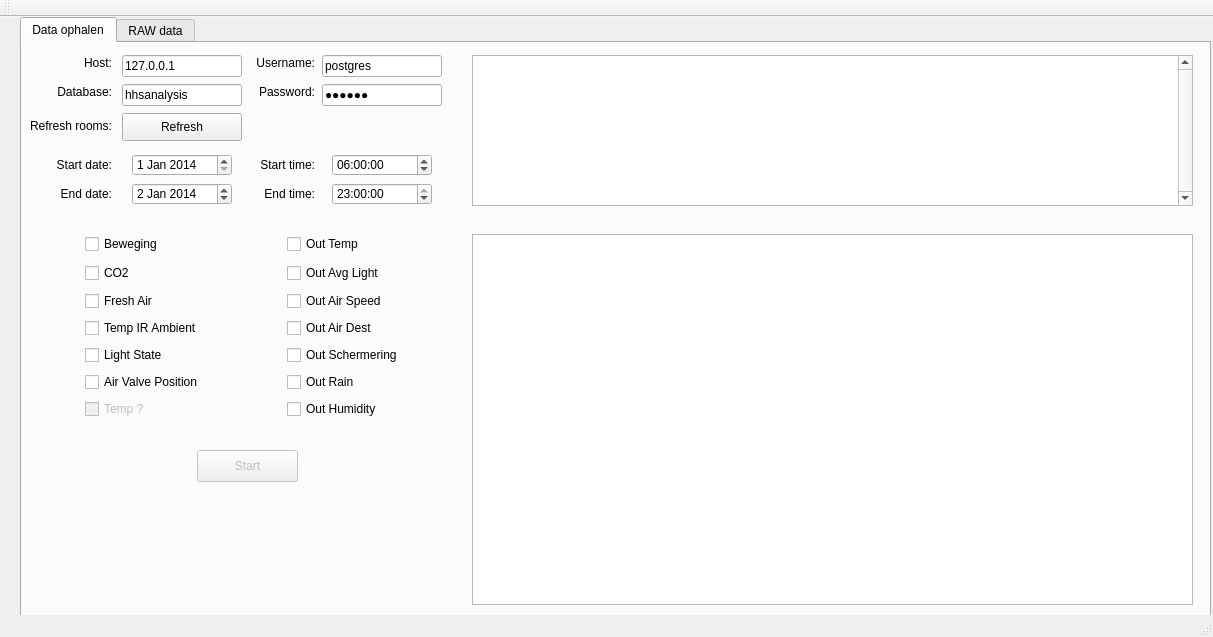
<?xml version="1.0" encoding="UTF-8"?>
<ui version="4.0">
 <class>MainWindow</class>
 <widget class="QMainWindow" name="MainWindow">
  <property name="geometry">
   <rect>
    <x>0</x>
    <y>0</y>
    <width>1213</width>
    <height>637</height>
   </rect>
  </property>
  <property name="sizePolicy">
   <sizepolicy hsizetype="Preferred" vsizetype="Preferred">
    <horstretch>0</horstretch>
    <verstretch>0</verstretch>
   </sizepolicy>
  </property>
  <property name="windowTitle">
   <string>MainWindow</string>
  </property>
  <widget class="QWidget" name="centralWidget">
   <widget class="QTabWidget" name="tabWidget">
    <property name="geometry">
     <rect>
      <x>20</x>
      <y>0</y>
      <width>1191</width>
      <height>615</height>
     </rect>
    </property>
    <property name="sizePolicy">
     <sizepolicy hsizetype="Expanding" vsizetype="Expanding">
      <horstretch>0</horstretch>
      <verstretch>0</verstretch>
     </sizepolicy>
    </property>
    <property name="minimumSize">
     <size>
      <width>1191</width>
      <height>615</height>
     </size>
    </property>
    <property name="maximumSize">
     <size>
      <width>781</width>
      <height>16777215</height>
     </size>
    </property>
    <property name="currentIndex">
     <number>0</number>
    </property>
    <widget class="QWidget" name="tab">
     <attribute name="title">
      <string>Data ophalen</string>
     </attribute>
     <widget class="QTextBrowser" name="logEntry">
      <property name="geometry">
       <rect>
        <x>450</x>
        <y>12</y>
        <width>721</width>
        <height>151</height>
       </rect>
      </property>
      <property name="sizePolicy">
       <sizepolicy hsizetype="Expanding" vsizetype="Expanding">
        <horstretch>0</horstretch>
        <verstretch>0</verstretch>
       </sizepolicy>
      </property>
      <property name="maximumSize">
       <size>
        <width>16777215</width>
        <height>800</height>
       </size>
      </property>
      <property name="verticalScrollBarPolicy">
       <enum>Qt::ScrollBarAlwaysOn</enum>
      </property>
      <property name="lineWrapMode">
       <enum>QTextEdit::NoWrap</enum>
      </property>
     </widget>
     <widget class="QTimeEdit" name="time_end">
      <property name="geometry">
       <rect>
        <x>310</x>
        <y>140</y>
        <width>100</width>
        <height>22</height>
       </rect>
      </property>
      <property name="dateTime">
       <datetime>
        <hour>23</hour>
        <minute>0</minute>
        <second>0</second>
        <year>2000</year>
        <month>1</month>
        <day>1</day>
       </datetime>
      </property>
      <property name="time">
       <time>
        <hour>23</hour>
        <minute>0</minute>
        <second>0</second>
       </time>
      </property>
     </widget>
     <widget class="QCheckBox" name="checkOutAirSpeed">
      <property name="geometry">
       <rect>
        <x>265</x>
        <y>248</y>
        <width>124</width>
        <height>20</height>
       </rect>
      </property>
      <property name="text">
       <string>Out Air Speed</string>
      </property>
     </widget>
     <widget class="QCheckBox" name="checkPres">
      <property name="geometry">
       <rect>
        <x>63</x>
        <y>191</y>
        <width>127</width>
        <height>20</height>
       </rect>
      </property>
      <property name="text">
       <string>Beweging</string>
      </property>
      <property name="checked">
       <bool>false</bool>
      </property>
     </widget>
     <widget class="QCheckBox" name="checkTemp">
      <property name="enabled">
       <bool>false</bool>
      </property>
      <property name="geometry">
       <rect>
        <x>63</x>
        <y>356</y>
        <width>127</width>
        <height>20</height>
       </rect>
      </property>
      <property name="text">
       <string>Temp ?</string>
      </property>
      <property name="checked">
       <bool>false</bool>
      </property>
     </widget>
     <widget class="QCheckBox" name="checkValve">
      <property name="geometry">
       <rect>
        <x>63</x>
        <y>329</y>
        <width>127</width>
        <height>20</height>
       </rect>
      </property>
      <property name="text">
       <string>Air Valve Position</string>
      </property>
     </widget>
     <widget class="QDateEdit" name="date_start">
      <property name="geometry">
       <rect>
        <x>110</x>
        <y>111</y>
        <width>100</width>
        <height>22</height>
       </rect>
      </property>
      <property name="dateTime">
       <datetime>
        <hour>0</hour>
        <minute>0</minute>
        <second>0</second>
        <year>2014</year>
        <month>1</month>
        <day>1</day>
       </datetime>
      </property>
      <property name="date">
       <date>
        <year>2014</year>
        <month>1</month>
        <day>1</day>
       </date>
      </property>
     </widget>
     <widget class="QLabel" name="Text_endtime">
      <property name="geometry">
       <rect>
        <x>230</x>
        <y>140</y>
        <width>63</width>
        <height>22</height>
       </rect>
      </property>
      <property name="text">
       <string>End time:</string>
      </property>
      <property name="alignment">
       <set>Qt::AlignRight|Qt::AlignTrailing|Qt::AlignVCenter</set>
      </property>
     </widget>
     <widget class="QLabel" name="Text_enddate">
      <property name="geometry">
       <rect>
        <x>-1</x>
        <y>140</y>
        <width>91</width>
        <height>22</height>
       </rect>
      </property>
      <property name="text">
       <string>End date:</string>
      </property>
      <property name="alignment">
       <set>Qt::AlignRight|Qt::AlignTrailing|Qt::AlignVCenter</set>
      </property>
     </widget>
     <widget class="QCheckBox" name="checkCO2">
      <property name="enabled">
       <bool>true</bool>
      </property>
      <property name="geometry">
       <rect>
        <x>63</x>
        <y>220</y>
        <width>127</width>
        <height>20</height>
       </rect>
      </property>
      <property name="text">
       <string>CO2</string>
      </property>
      <property name="checked">
       <bool>false</bool>
      </property>
     </widget>
     <widget class="QCheckBox" name="checkOutRain">
      <property name="geometry">
       <rect>
        <x>265</x>
        <y>329</y>
        <width>124</width>
        <height>20</height>
       </rect>
      </property>
      <property name="text">
       <string>Out Rain</string>
      </property>
     </widget>
     <widget class="QCheckBox" name="checkOutLight">
      <property name="geometry">
       <rect>
        <x>265</x>
        <y>220</y>
        <width>124</width>
        <height>20</height>
       </rect>
      </property>
      <property name="text">
       <string>Out Avg Light</string>
      </property>
     </widget>
     <widget class="QLabel" name="Text_username">
      <property name="geometry">
       <rect>
        <x>230</x>
        <y>12</y>
        <width>63</width>
        <height>16</height>
       </rect>
      </property>
      <property name="text">
       <string>Username:</string>
      </property>
      <property name="alignment">
       <set>Qt::AlignRight|Qt::AlignTrailing|Qt::AlignVCenter</set>
      </property>
     </widget>
     <widget class="QCheckBox" name="checkTempIr">
      <property name="geometry">
       <rect>
        <x>63</x>
        <y>275</y>
        <width>127</width>
        <height>20</height>
       </rect>
      </property>
      <property name="text">
       <string>Temp IR Ambient</string>
      </property>
     </widget>
     <widget class="QLabel" name="Text_startdate">
      <property name="geometry">
       <rect>
        <x>-1</x>
        <y>111</y>
        <width>91</width>
        <height>22</height>
       </rect>
      </property>
      <property name="text">
       <string>Start date:</string>
      </property>
      <property name="alignment">
       <set>Qt::AlignRight|Qt::AlignTrailing|Qt::AlignVCenter</set>
      </property>
     </widget>
     <widget class="QLabel" name="Text_refreshrooms">
      <property name="geometry">
       <rect>
        <x>-1</x>
        <y>73</y>
        <width>91</width>
        <height>20</height>
       </rect>
      </property>
      <property name="text">
       <string>Refresh rooms:</string>
      </property>
      <property name="scaledContents">
       <bool>false</bool>
      </property>
      <property name="alignment">
       <set>Qt::AlignRight|Qt::AlignTrailing|Qt::AlignVCenter</set>
      </property>
     </widget>
     <widget class="QPushButton" name="pushRefresh">
      <property name="enabled">
       <bool>true</bool>
      </property>
      <property name="geometry">
       <rect>
        <x>100</x>
        <y>70</y>
        <width>120</width>
        <height>28</height>
       </rect>
      </property>
      <property name="text">
       <string>Refresh</string>
      </property>
     </widget>
     <widget class="QCheckBox" name="checkOutAirDest">
      <property name="geometry">
       <rect>
        <x>265</x>
        <y>275</y>
        <width>124</width>
        <height>20</height>
       </rect>
      </property>
      <property name="text">
       <string>Out Air Dest</string>
      </property>
     </widget>
     <widget class="QLineEdit" name="db_host">
      <property name="geometry">
       <rect>
        <x>100</x>
        <y>12</y>
        <width>120</width>
        <height>22</height>
       </rect>
      </property>
      <property name="minimumSize">
       <size>
        <width>120</width>
        <height>0</height>
       </size>
      </property>
      <property name="maximumSize">
       <size>
        <width>120</width>
        <height>16777215</height>
       </size>
      </property>
      <property name="text">
       <string>127.0.0.1</string>
      </property>
     </widget>
     <widget class="QPushButton" name="pushStart">
      <property name="enabled">
       <bool>false</bool>
      </property>
      <property name="geometry">
       <rect>
        <x>175</x>
        <y>407</y>
        <width>101</width>
        <height>32</height>
       </rect>
      </property>
      <property name="sizePolicy">
       <sizepolicy hsizetype="Fixed" vsizetype="Fixed">
        <horstretch>0</horstretch>
        <verstretch>0</verstretch>
       </sizepolicy>
      </property>
      <property name="minimumSize">
       <size>
        <width>101</width>
        <height>32</height>
       </size>
      </property>
      <property name="maximumSize">
       <size>
        <width>101</width>
        <height>32</height>
       </size>
      </property>
      <property name="text">
       <string>Start</string>
      </property>
     </widget>
     <widget class="QTimeEdit" name="time_start">
      <property name="geometry">
       <rect>
        <x>310</x>
        <y>111</y>
        <width>100</width>
        <height>22</height>
       </rect>
      </property>
      <property name="dateTime">
       <datetime>
        <hour>6</hour>
        <minute>0</minute>
        <second>0</second>
        <year>2000</year>
        <month>1</month>
        <day>1</day>
       </datetime>
      </property>
      <property name="time">
       <time>
        <hour>6</hour>
        <minute>0</minute>
        <second>0</second>
       </time>
      </property>
     </widget>
     <widget class="QLabel" name="Text_database">
      <property name="geometry">
       <rect>
        <x>-1</x>
        <y>41</y>
        <width>91</width>
        <height>16</height>
       </rect>
      </property>
      <property name="layoutDirection">
       <enum>Qt::LeftToRight</enum>
      </property>
      <property name="text">
       <string>Database:</string>
      </property>
      <property name="alignment">
       <set>Qt::AlignRight|Qt::AlignTrailing|Qt::AlignVCenter</set>
      </property>
     </widget>
     <widget class="QLabel" name="Text_starttime">
      <property name="geometry">
       <rect>
        <x>230</x>
        <y>111</y>
        <width>63</width>
        <height>22</height>
       </rect>
      </property>
      <property name="text">
       <string>Start time:</string>
      </property>
      <property name="alignment">
       <set>Qt::AlignRight|Qt::AlignTrailing|Qt::AlignVCenter</set>
      </property>
     </widget>
     <widget class="QCheckBox" name="checkOutScherming">
      <property name="geometry">
       <rect>
        <x>265</x>
        <y>302</y>
        <width>124</width>
        <height>20</height>
       </rect>
      </property>
      <property name="text">
       <string>Out Schermering</string>
      </property>
     </widget>
     <widget class="QCheckBox" name="checkLightState">
      <property name="geometry">
       <rect>
        <x>63</x>
        <y>302</y>
        <width>127</width>
        <height>20</height>
       </rect>
      </property>
      <property name="text">
       <string>Light State</string>
      </property>
     </widget>
     <widget class="QCheckBox" name="checkOutHumidity">
      <property name="geometry">
       <rect>
        <x>265</x>
        <y>356</y>
        <width>124</width>
        <height>20</height>
       </rect>
      </property>
      <property name="text">
       <string>Out Humidity</string>
      </property>
     </widget>
     <widget class="QLabel" name="Text_host">
      <property name="geometry">
       <rect>
        <x>-1</x>
        <y>12</y>
        <width>91</width>
        <height>16</height>
       </rect>
      </property>
      <property name="layoutDirection">
       <enum>Qt::LeftToRight</enum>
      </property>
      <property name="text">
       <string>Host:</string>
      </property>
      <property name="alignment">
       <set>Qt::AlignRight|Qt::AlignTrailing|Qt::AlignVCenter</set>
      </property>
     </widget>
     <widget class="QLineEdit" name="db_user">
      <property name="geometry">
       <rect>
        <x>300</x>
        <y>12</y>
        <width>120</width>
        <height>22</height>
       </rect>
      </property>
      <property name="minimumSize">
       <size>
        <width>120</width>
        <height>0</height>
       </size>
      </property>
      <property name="maximumSize">
       <size>
        <width>120</width>
        <height>16777215</height>
       </size>
      </property>
      <property name="text">
       <string>postgres</string>
      </property>
     </widget>
     <widget class="QLineEdit" name="db_passw">
      <property name="geometry">
       <rect>
        <x>300</x>
        <y>41</y>
        <width>120</width>
        <height>22</height>
       </rect>
      </property>
      <property name="minimumSize">
       <size>
        <width>120</width>
        <height>0</height>
       </size>
      </property>
      <property name="maximumSize">
       <size>
        <width>120</width>
        <height>16777215</height>
       </size>
      </property>
      <property name="autoFillBackground">
       <bool>false</bool>
      </property>
      <property name="text">
       <string>geheim</string>
      </property>
      <property name="echoMode">
       <enum>QLineEdit::Password</enum>
      </property>
     </widget>
     <widget class="QLineEdit" name="db_name">
      <property name="geometry">
       <rect>
        <x>100</x>
        <y>41</y>
        <width>120</width>
        <height>22</height>
       </rect>
      </property>
      <property name="minimumSize">
       <size>
        <width>120</width>
        <height>0</height>
       </size>
      </property>
      <property name="maximumSize">
       <size>
        <width>120</width>
        <height>16777215</height>
       </size>
      </property>
      <property name="text">
       <string>hhsanalysis</string>
      </property>
     </widget>
     <widget class="QLabel" name="Text_password">
      <property name="geometry">
       <rect>
        <x>230</x>
        <y>41</y>
        <width>63</width>
        <height>16</height>
       </rect>
      </property>
      <property name="text">
       <string>Password:</string>
      </property>
      <property name="alignment">
       <set>Qt::AlignRight|Qt::AlignTrailing|Qt::AlignVCenter</set>
      </property>
     </widget>
     <widget class="QCheckBox" name="checkOutTemp">
      <property name="geometry">
       <rect>
        <x>265</x>
        <y>191</y>
        <width>124</width>
        <height>20</height>
       </rect>
      </property>
      <property name="text">
       <string>Out Temp</string>
      </property>
     </widget>
     <widget class="QCheckBox" name="checkAirFlow">
      <property name="enabled">
       <bool>true</bool>
      </property>
      <property name="geometry">
       <rect>
        <x>63</x>
        <y>248</y>
        <width>127</width>
        <height>20</height>
       </rect>
      </property>
      <property name="text">
       <string>Fresh Air</string>
      </property>
      <property name="checked">
       <bool>false</bool>
      </property>
     </widget>
     <widget class="QTableView" name="tableView">
      <property name="geometry">
       <rect>
        <x>450</x>
        <y>191</y>
        <width>721</width>
        <height>371</height>
       </rect>
      </property>
     </widget>
     <widget class="QDateEdit" name="date_end">
      <property name="geometry">
       <rect>
        <x>110</x>
        <y>140</y>
        <width>100</width>
        <height>22</height>
       </rect>
      </property>
      <property name="dateTime">
       <datetime>
        <hour>0</hour>
        <minute>0</minute>
        <second>0</second>
        <year>2014</year>
        <month>1</month>
        <day>2</day>
       </datetime>
      </property>
      <property name="date">
       <date>
        <year>2014</year>
        <month>1</month>
        <day>2</day>
       </date>
      </property>
     </widget>
    </widget>
    <widget class="QWidget" name="tab_2">
     <attribute name="title">
      <string>RAW data</string>
     </attribute>
    </widget>
   </widget>
  </widget>
  <widget class="QToolBar" name="mainToolBar">
   <attribute name="toolBarArea">
    <enum>TopToolBarArea</enum>
   </attribute>
   <attribute name="toolBarBreak">
    <bool>false</bool>
   </attribute>
  </widget>
  <widget class="QStatusBar" name="statusBar"/>
 </widget>
 <layoutdefault spacing="6" margin="11"/>
 <resources/>
 <connections/>
</ui>
